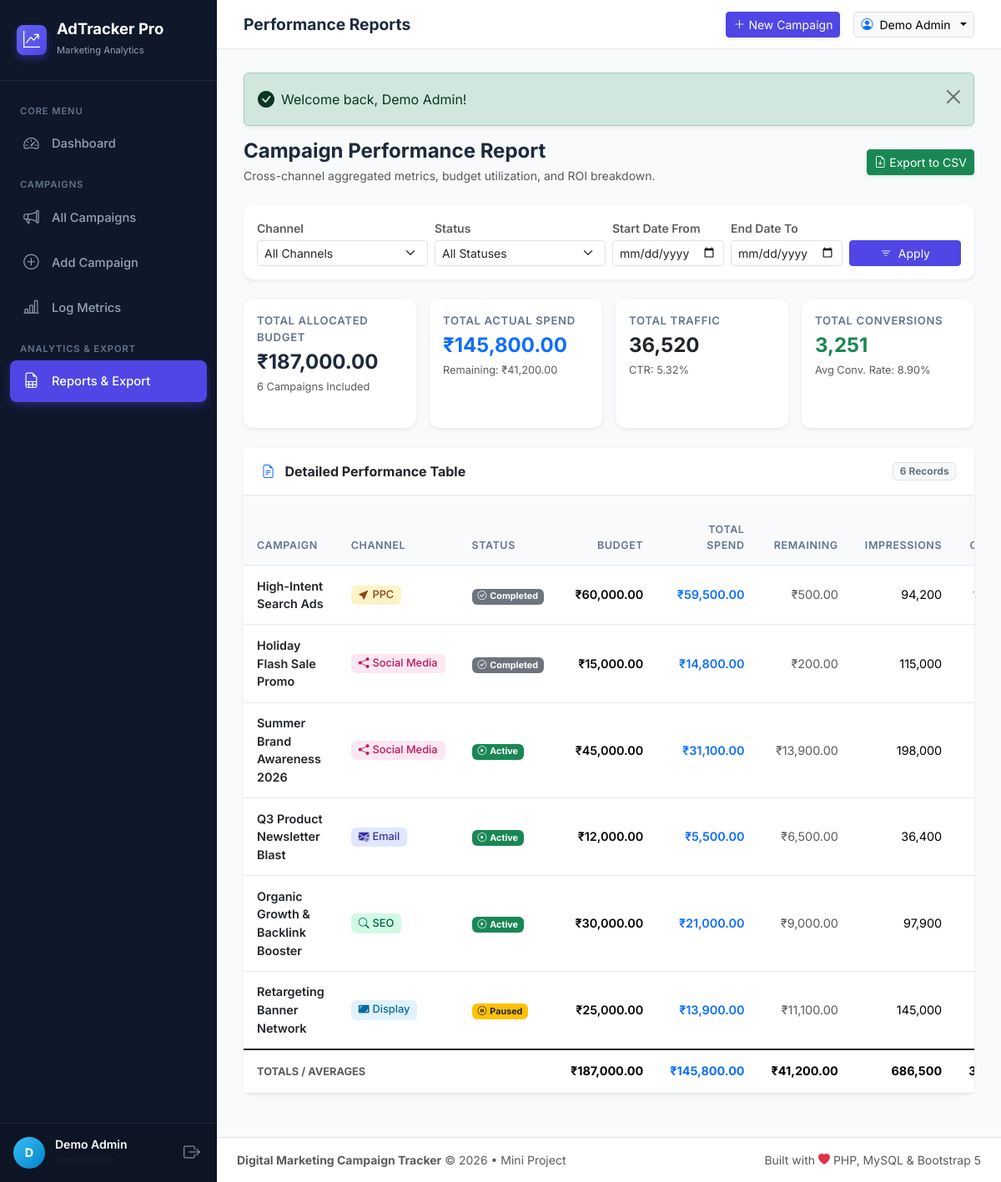
Screenshot of /reports.php (signed in) with the database file from the repository.
### tables this page shows
CREATE TABLE `campaigns` (
  `id` INT AUTO_INCREMENT PRIMARY KEY,
  `user_id` INT NOT NULL,
  `campaign_name` VARCHAR(200) NOT NULL,
  `channel` ENUM('Social Media', 'Email', 'PPC', 'SEO', 'Display') NOT NULL,
  `start_date` DATE NOT NULL,
  `end_date` DATE NOT NULL,
  `budget` DECIMAL(12, 2) NOT NULL DEFAULT 0.00,
  `status` ENUM('Active', 'Paused', 'Completed') NOT NULL DEFAULT 'Active',
  `created_at` TIMESTAMP DEFAULT CURRENT_TIMESTAMP,
  CONSTRAINT `fk_campaigns_user` 
    FOREIGN KEY (`user_id`) REFERENCES `users` (`id`) 
    ON DELETE CASCADE 
    ON UPDATE CASCADE
);

### reports.php (the view, shortened to what this page needs)
<?php
require_once __DIR__ . '/includes/header.php';
$channel   = trim($_GET['channel'] ?? '');
$status    = trim($_GET['status'] ?? '');
$date_from = trim($_GET['date_from'] ?? '');
$date_to   = trim($_GET['date_to'] ?? '');
$sql = "
    SELECT
        c.id,
        c.campaign_name,
        c.channel,
        c.status,
        c.start_date,
        c.end_date,
        c.budget,
        COALESCE(SUM(m.amount_spent), 0) AS total_spend,
        COALESCE(SUM(m.impressions), 0)  AS total_impressions,
        COALESCE(SUM(m.clicks), 0)       AS total_clicks,
        COALESCE(SUM(m.conversions), 0)  AS total_conversions,
        COALESCE(AVG(m.engagement_rate), 0) AS avg_engagement_rate
    FROM campaigns c
    LEFT JOIN campaign_metrics m ON c.id = m.campaign_id
";
$where = ["1=1"];
$params = [];
$sql .= " WHERE " . implode(" AND ", $where);
$sql .= " GROUP BY c.id ORDER BY total_conversions DESC";
try {
    $stmt = $pdo->prepare($sql);
    $stmt->execute($params);
    $reportData = $stmt->fetchAll();
} catch (PDOException $e) {
    die("Database report error: " . htmlspecialchars($e->getMessage()));
}
$sumBudget      = 0;
$sumSpend       = 0;
$sumImpressions = 0;
$sumClicks      = 0;
$sumConversions = 0;
foreach ($reportData as $row) {
    $sumBudget      += (float)$row['budget'];
    $sumSpend       += (float)$row['total_spend'];
    $sumImpressions += (int)$row['total_impressions'];
    $sumClicks      += (int)$row['total_clicks'];
    $sumConversions += (int)$row['total_conversions'];
}
$sumRemaining = $sumBudget - $sumSpend;
$overallCtr   = calculate_ctr($sumClicks, $sumImpressions);
$overallCvr   = calculate_conversion_rate($sumConversions, $sumClicks);
$exportParams = http_build_query([
    'channel'   => $channel,
    'status'    => $status,
    'date_from' => $date_from,
    'date_to'   => $date_to
]);
?>
<div class="d-flex flex-wrap justify-content-between align-items-center mb-4 gap-3">
    <div>
        <h4 class="fw-bold mb-1">Campaign Performance Report</h4>
        <p class="text-muted small mb-0">Cross-channel aggregated metrics, budget utilization, and ROI breakdown.</p>
    </div>
    <div class="d-flex gap-2">
        <a href="export_csv.php?<?= $exportParams ?>" class="btn btn-success btn-sm d-inline-flex align-items-center gap-1 shadow-sm">
            <i class="bi bi-file-earmark-arrow-down"></i>
            <span>Export to CSV</span>
        </a>
    </div>
</div>
<div class="card shadow-sm border-0 mb-4">
    <div class="card-body p-3">
        <form method="GET" action="reports.php" class="row g-2 align-items-end">
            <div class="col-sm-6 col-md-3">
                <label for="channel" class="form-label small fw-semibold text-muted mb-1">Channel</label>
                <select class="form-select form-select-sm" id="channel" name="channel">
                    <option value="">All Channels</option>
                </select>
            </div>
            <div class="col-sm-6 col-md-3">
                <label for="status" class="form-label small fw-semibold text-muted mb-1">Status</label>
                <select class="form-select form-select-sm" id="status" name="status">
                    <option value="">All Statuses</option>
                </select>
            </div>
            <div class="col-sm-6 col-md-2">
                <label for="date_from" class="form-label small fw-semibold text-muted mb-1">Start Date From</label>
                <input type="date" class="form-control form-control-sm" id="date_from" name="date_from" value="<?= htmlspecialchars($date_from) ?>">
            </div>
            <div class="col-sm-6 col-md-2">
                <label for="date_to" class="form-label small fw-semibold text-muted mb-1">End Date To</label>
                <input type="date" class="form-control form-control-sm" id="date_to" name="date_to" value="<?= htmlspecialchars($date_to) ?>">
            </div>
            <div class="col-md-2 d-flex gap-2">
                <button type="submit" class="btn btn-sm btn-primary w-100">
                    <i class="bi bi-filter me-1"></i> Apply
                </button>
            </div>
        </form>
    </div>
</div>
<div class="row g-3 mb-4">
    <div class="col-6 col-md-3">
        <div class="card stat-card primary h-100 p-3 shadow-sm border-0">
            <div class="stat-label">Total Allocated Budget</div>
            <div class="stat-value fs-4"><?= format_currency($sumBudget) ?></div>
            <div class="stat-subtext text-muted"><?= count($reportData) ?> Campaigns Included</div>
        </div>
    </div>
    <div class="col-6 col-md-3">
        <div class="card stat-card warning h-100 p-3 shadow-sm border-0">
            <div class="stat-label">Total Actual Spend</div>
            <div class="stat-value fs-4 text-primary"><?= format_currency($sumSpend) ?></div>
            <div class="stat-subtext text-muted">Remaining: <?= format_currency($sumRemaining) ?></div>
        </div>
    </div>
    <div class="col-6 col-md-3">
        <div class="card stat-card info h-100 p-3 shadow-sm border-0">
            <div class="stat-label">Total Traffic</div>
            <div class="stat-value fs-4 text-dark"><?= number_format($sumClicks) ?></div>
            <div class="stat-subtext text-muted">CTR: <?= format_percent($overallCtr) ?></div>
        </div>
    </div>
    <div class="col-6 col-md-3">
        <div class="card stat-card success h-100 p-3 shadow-sm border-0">
            <div class="stat-label">Total Conversions</div>
            <div class="stat-value fs-4 text-success"><?= number_format($sumConversions) ?></div>
            <div class="stat-subtext text-muted">Avg Conv. Rate: <?= format_percent($overallCvr) ?></div>
        </div>
    </div>
</div>
<div class="card shadow-sm border-0 mb-4">
    <div class="card-header bg-white py-3 d-flex justify-content-between align-items-center">
        <span class="fw-bold text-dark">
            <i class="bi bi-file-earmark-text text-primary me-2"></i> Detailed Performance Table
        </span>
        <span class="badge bg-light text-secondary border"><?= count($reportData) ?> Records</span>
    </div>
    <div class="card-body p-0">
        <div class="table-responsive">
            <table class="table table-hover align-middle mb-0">
                <thead class="table-light">
                    <tr>
                        <th>Campaign</th>
                        <th>Channel</th>
                        <th>Status</th>
                        <th class="text-end">Budget</th>
                        <th class="text-end">Total Spend</th>
                        <th class="text-end">Remaining</th>
                        <th class="text-end">Impressions</th>
                        <th class="text-end">Clicks</th>
                    </tr>
                </thead>
                <tbody>
                    <?php if (empty($reportData)): ?>
                        <tr>
                            <td colspan="12" class="text-center py-5 text-muted">
                                <i class="bi bi-inbox fs-2 d-block mb-2"></i>
                                No campaign performance records found for selected filters.
                            </td>
                        </tr>
                    <?php else: ?>
                        <?php foreach ($reportData as $row):
                            $b = (float)$row['budget'];
                            $s = (float)$row['total_spend'];
                            $rem = $b - $s;
                            $imp = (int)$row['total_impressions'];
                            $clk = (int)$row['total_clicks'];
                        ?>
                            <tr>
                                <td>
                                    <a href="campaign_detail.php?id=<?= $row['id'] ?>" class="fw-semibold text-dark text-decoration-none">
                                        <?= htmlspecialchars($row['campaign_name']) ?>
                                    </a>
                                </td>
                                <td><?= render_channel_badge($row['channel']) ?></td>
                                <td><?= render_status_badge($row['status']) ?></td>
                                <td class="text-end fw-semibold"><?= format_currency($b) ?></td>
                                <td class="text-end text-primary fw-semibold"><?= format_currency($s) ?></td>
                                <td class="text-end <?= $rem < 0 ? 'text-danger fw-bold' : 'text-muted' ?>">
                                    <?= format_currency($rem) ?>
                                </td>
                                <td class="text-end"><?= number_format($imp) ?></td>
                                <td class="text-end"><?= number_format($clk) ?></td>
                            </tr>
                        <?php endforeach; ?>
                    <?php endif; ?>
                </tbody>
                <?php if (!empty($reportData)): ?>
                    <tfoot class="table-group-divider bg-light fw-bold">
                        <tr>
                            <td colspan="3" class="text-uppercase text-muted" style="font-size: 0.8rem;">Totals / Averages</td>
                            <td class="text-end"><?= format_currency($sumBudget) ?></td>
                            <td class="text-end text-primary"><?= format_currency($sumSpend) ?></td>
                            <td class="text-end <?= $sumRemaining < 0 ? 'text-danger' : '' ?>"><?= format_currency($sumRemaining) ?></td>
                            <td class="text-end"><?= number_format($sumImpressions) ?></td>
                            <td class="text-end"><?= number_format($sumClicks) ?></td>
                        </tr>
                    </tfoot>
                <?php endif; ?>
            </table>
        </div>
    </div>
</div>
<?php require_once __DIR__ . '/includes/footer.php'; ?>

### includes/db_connect.php (shortened to what this page needs)
<?php
function format_currency($amount) {
    return '₹' . number_format((float)($amount ?? 0), 2);
}
function format_percent($val, $decimals = 2) {
    return number_format((float)($val ?? 0), $decimals) . '%';
}
function calculate_ctr($clicks, $impressions) {
    return round(($clicks / $impressions) * 100, 2);
}
function calculate_conversion_rate($conversions, $clicks) {
    return round(($conversions / $clicks) * 100, 2);
}
function render_status_badge($status) {
    switch ($status) {
        case 'Active':
            return '<span class="badge bg-success"><i class="bi bi-play-circle me-1"></i>Active</span>';
        case 'Paused':
            return '<span class="badge bg-warning text-dark"><i class="bi bi-pause-circle me-1"></i>Paused</span>';
        case 'Completed':
            return '<span class="badge bg-secondary"><i class="bi bi-check-circle me-1"></i>Completed</span>';
    }
}
function render_channel_badge($channel) {
    $icon = 'bi-broadcast';
    $colorClass = 'badge-channel-general';
    switch ($channel) {
        case 'Social Media':
            $icon = 'bi-share-fill';
            $colorClass = 'badge-channel-social';
            break;
        case 'Email':
            $icon = 'bi-envelope-at-fill';
            $colorClass = 'badge-channel-email';
            break;
        case 'PPC':
            $icon = 'bi-cursor-fill';
            $colorClass = 'badge-channel-ppc';
            break;
        case 'SEO':
            $icon = 'bi-search';
            $colorClass = 'badge-channel-seo';
            break;
        case 'Display':
            $icon = 'bi-aspect-ratio-fill';
            $colorClass = 'badge-channel-display';
            break;
    }
    return '<span class="badge channel-badge ' . $colorClass . '"><i class="bi ' . $icon . ' me-1"></i>' . htmlspecialchars($channel) . '</span>';
}

### assets/css/custom.css (style rules this page uses)
:root { --primary-color: #4f46e5; --primary-hover: #4338ca; --primary-light: #eef2ff; --sidebar-bg: #0f172a; --sidebar-hover: #1e293b; --sidebar-active: #4f46e5; --sidebar-text: #94a3b8; --body-bg: #f8fafc; --card-bg: #ffffff; --border-color: #e2e8f0; --text-main: #1e293b; --text-muted: #64748b; }
body { background-color: var(--body-bg); color: var(--text-main); font-family: 'Inter', -apple-system, BlinkMacSystemFont, "Segoe UI", Roboto, Helvetica, Arial, sans-serif; min-height: 100vh; overflow-x: hidden; }
.card { background-color: var(--card-bg); border: 1px solid var(--border-color); border-radius: 12px; box-shadow: 0 1px 3px rgba(0, 0, 0, 0.04), 0 1px 2px rgba(0, 0, 0, 0.02); margin-bottom: 1.5rem; }
.card-header { background-color: transparent; border-bottom: 1px solid var(--border-color); padding: 1.15rem 1.35rem; font-weight: 600; color: var(--text-main); }
.stat-card { position: relative; overflow: hidden; transition: transform 0.2s ease, box-shadow 0.2s ease; border-left: 4px solid transparent; }
.stat-card.primary { border-left-color: #4f46e5; }
.stat-card.success { border-left-color: #10b981; }
.stat-card.info { border-left-color: #0284c7; }
.stat-card.warning { border-left-color: #f59e0b; }
.stat-label { font-size: 0.82rem; font-weight: 600; text-transform: uppercase; letter-spacing: 0.05em; color: var(--text-muted); margin-bottom: 0.35rem; }
.stat-value { font-size: 1.75rem; font-weight: 700; color: var(--text-main); line-height: 1.2; }
.stat-subtext { font-size: 0.8rem; color: var(--text-muted); margin-top: 0.3rem; }
.channel-badge { padding: 0.4em 0.7em; font-size: 0.8rem; font-weight: 500; border-radius: 6px; }
.badge-channel-social { background-color: #fce7f3; color: #be185d; }
.badge-channel-email { background-color: #e0e7ff; color: #3730a3; }
.badge-channel-ppc { background-color: #fef3c7; color: #92400e; }
.badge-channel-seo { background-color: #d1fae5; color: #065f46; }
.badge-channel-display { background-color: #e0f2fe; color: #0369a1; }
.table { margin-bottom: 0; vertical-align: middle; }
.table th { font-size: 0.78rem; font-weight: 600; text-transform: uppercase; letter-spacing: 0.05em; color: var(--text-muted); background-color: #f8fafc; border-bottom: 1px solid var(--border-color); padding: 0.85rem 1rem; }
.table td { padding: 0.85rem 1rem; border-bottom: 1px solid var(--border-color); font-size: 0.9rem; }
.btn-primary { background-color: var(--primary-color); border-color: var(--primary-color); }

### rows the page displays
campaigns: campaign_name "High-Intent Search Ads", channel "PPC", status "Completed" (drawn), budget "₹60,000.00", s "₹59,500.00", rem "₹500.00", imp "94,200"
campaigns: campaign_name "Holiday Flash Sale Promo", channel "Social Media", status "Completed" (drawn), budget "₹15,000.00", s "₹14,800.00", rem "₹200.00", imp "115,000"
campaigns: campaign_name "Summer Brand Awareness 2026", channel "Social Media", status "Active" (drawn), budget "₹45,000.00", s "₹31,100.00", rem "₹13,900.00", imp "198,000"
campaigns: campaign_name "Q3 Product Newsletter Blast", channel "Email", status "Active" (drawn), budget "₹12,000.00", s "₹5,500.00", rem "₹6,500.00", imp "36,400"
campaigns: campaign_name "Organic Growth & Backlink Booster", channel "SEO", status "Active" (drawn), budget "₹30,000.00", s "₹21,000.00", rem "₹9,000.00", imp "97,900"
campaigns: campaign_name "Retargeting Banner Network", channel "Display", status "Paused" (drawn), budget "₹25,000.00", s "₹13,900.00", rem "₹11,100.00", imp "145,000"

### other values shown
substr(current_user_name(), 0, 1) "D"
current_user_name() "Demo Admin"
$header_title "Performance Reports"
$flash['text'] "Welcome back, Demo Admin!"
format_currency($sumBudget) "₹187,000.00"
count($reportData) "6"
format_currency($sumSpend) "₹145,800.00"
format_currency($sumRemaining) "₹41,200.00"
$sumClicks "36,520"
format_percent($overallCtr) "5.32%"
$sumConversions "3,251"
format_percent($overallCvr) "8.90%"
$sumImpressions "686,500"
